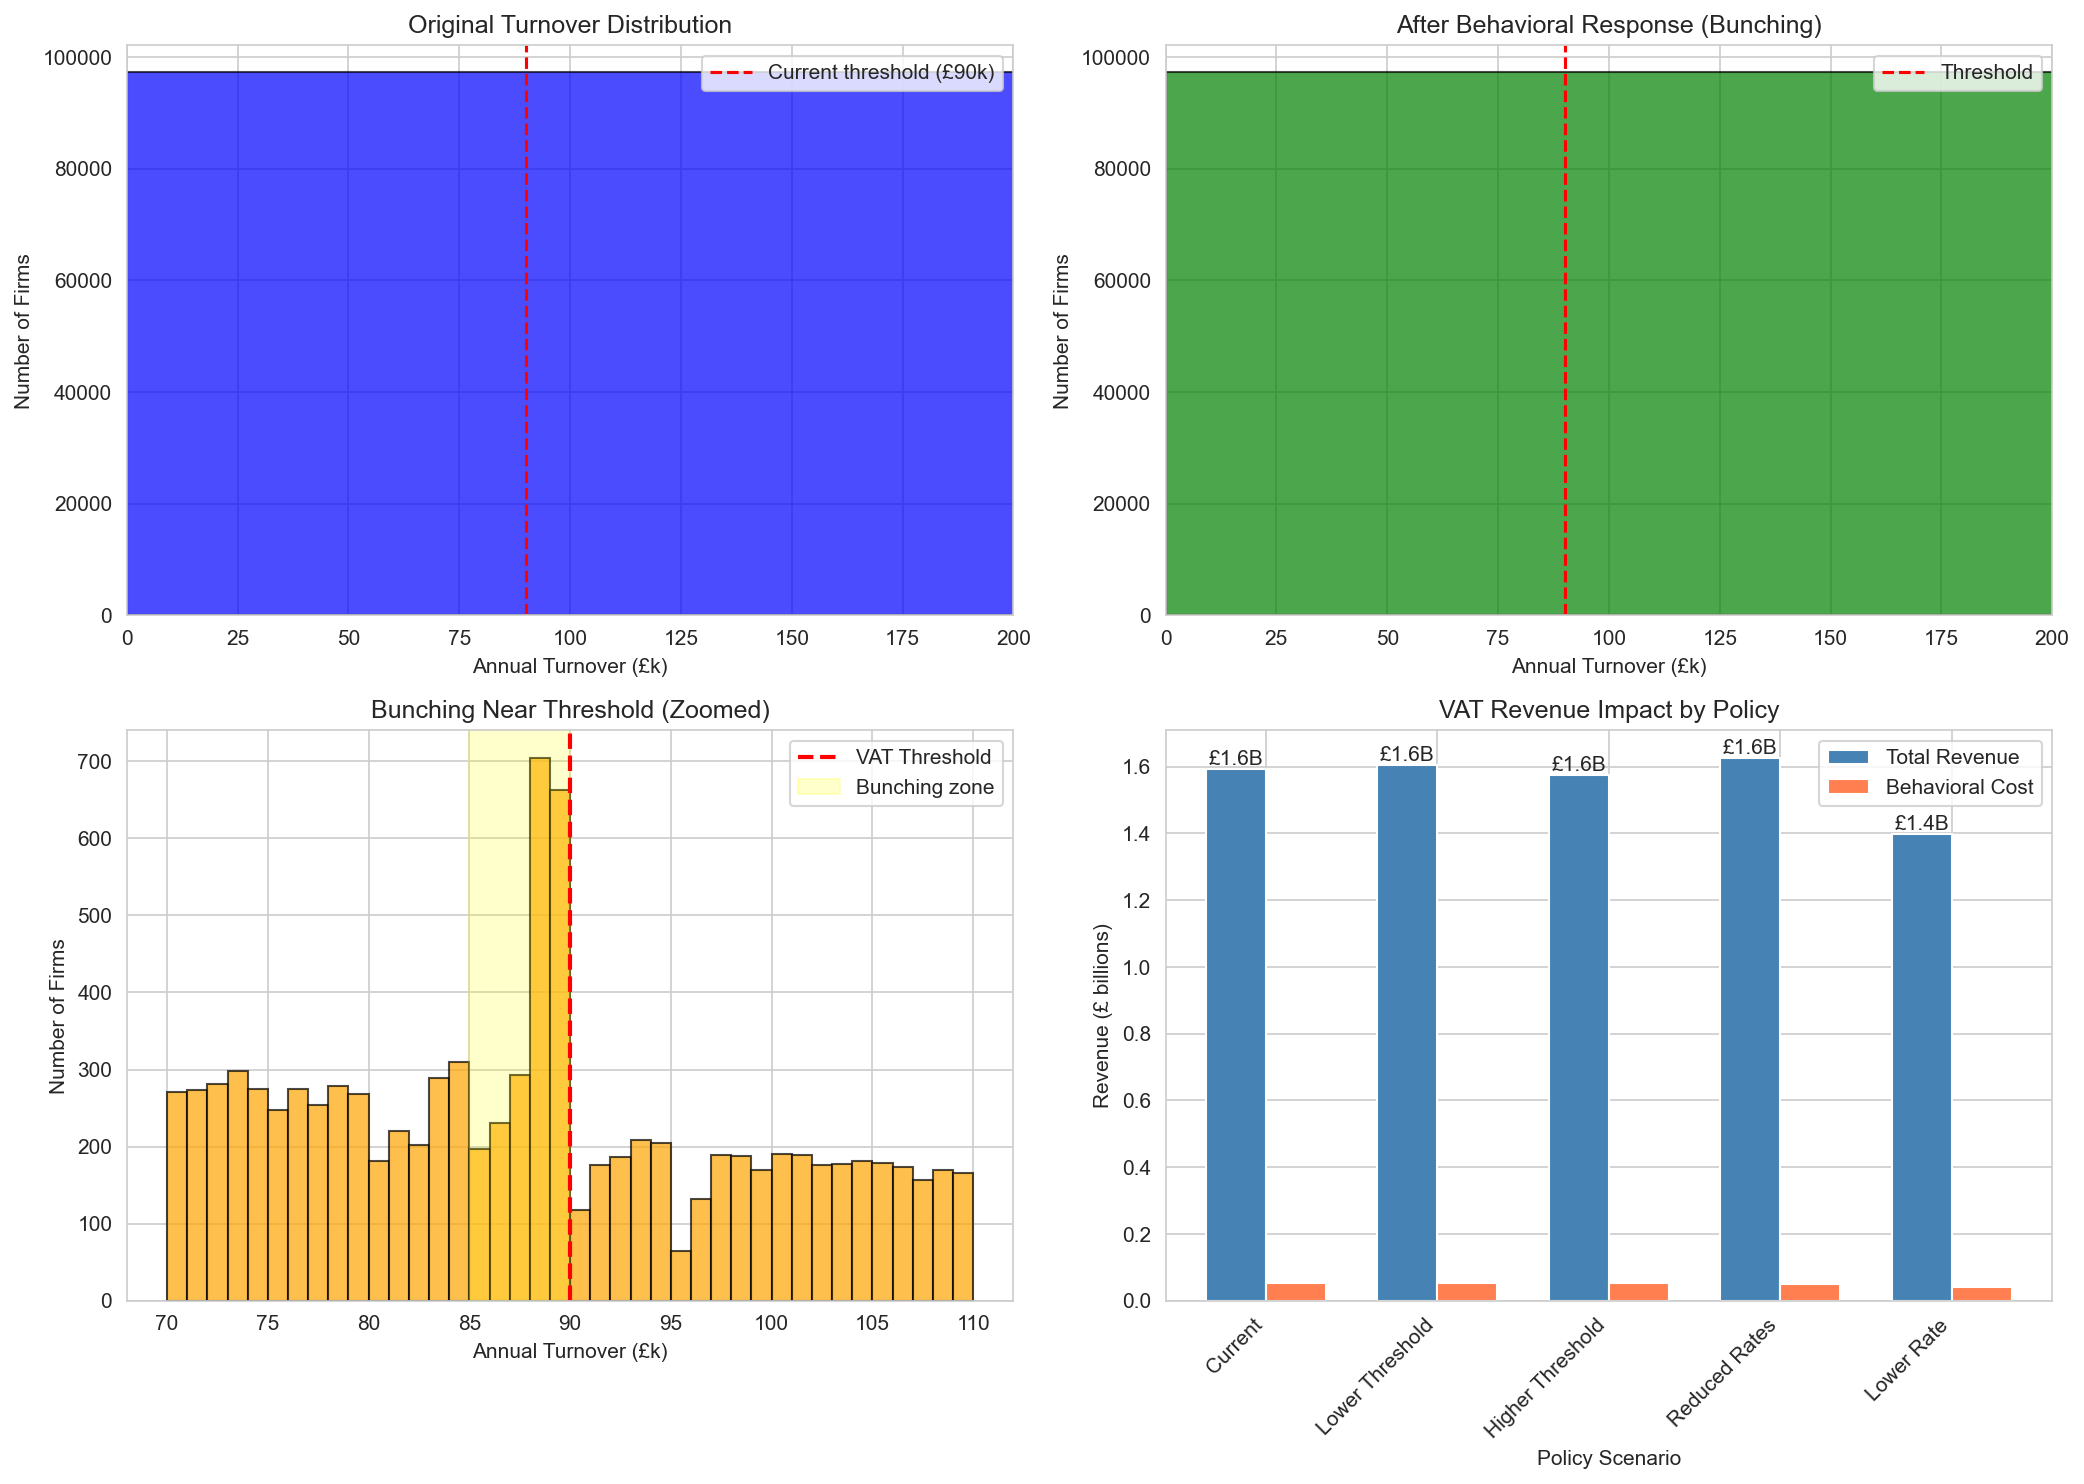

Write Python code to recreate this figure.
#!/usr/bin/env python3
"""
VAT Threshold Analysis with Synthetic UK Firms

Demonstrates the effects of VAT threshold changes using elasticities from the literature:
- Liu et al. (2019): Turnover elasticity 0.09-0.18
- IMF (2024): 1pp growth slowdown near threshold
- Bunching behavior: 15-20% of firms near threshold
"""

import pandas as pd
import numpy as np
import matplotlib.pyplot as plt
import seaborn as sns
from pathlib import Path
import sys

# Add src to path
sys.path.insert(0, str(Path(__file__).parent.parent))
from src.vat_simulation import VATSimulator, VATPolicy

# Set style
sns.set_style("whitegrid")
plt.rcParams['figure.figsize'] = (12, 8)


def load_synthetic_firms():
    """Load synthetic firm data."""
    data_path = Path(__file__).parent / 'synthetic_firms_quick.csv'
    if not data_path.exists():
        print("Generating synthetic data...")
        from generate_synthetic_quick import generate_quick_synthetic_firms
        return generate_quick_synthetic_firms()
    return pd.read_csv(data_path)


def plot_turnover_distribution(firms, policies_results, save_path=None):
    """Plot turnover distribution showing bunching effects."""
    fig, axes = plt.subplots(2, 2, figsize=(14, 10))
    
    # Original distribution
    ax = axes[0, 0]
    ax.hist(firms['annual_turnover'] / 1000, bins=100, alpha=0.7, color='blue', edgecolor='black')
    ax.axvline(90, color='red', linestyle='--', label='Current threshold (£90k)')
    ax.set_xlabel('Annual Turnover (£k)')
    ax.set_ylabel('Number of Firms')
    ax.set_title('Original Turnover Distribution')
    ax.set_xlim(0, 200)
    ax.legend()
    
    # Distribution after behavioral response
    ax = axes[0, 1]
    adjusted_firms = policies_results['Current']['adjusted_firms']
    ax.hist(adjusted_firms['annual_turnover'] / 1000, bins=100, alpha=0.7, color='green', edgecolor='black')
    ax.axvline(90, color='red', linestyle='--', label='Threshold')
    ax.set_xlabel('Annual Turnover (£k)')
    ax.set_ylabel('Number of Firms')
    ax.set_title('After Behavioral Response (Bunching)')
    ax.set_xlim(0, 200)
    ax.legend()
    
    # Zoom in on threshold region
    ax = axes[1, 0]
    threshold_region = adjusted_firms[
        (adjusted_firms['annual_turnover'] >= 70000) & 
        (adjusted_firms['annual_turnover'] <= 110000)
    ]
    ax.hist(threshold_region['annual_turnover'] / 1000, bins=40, alpha=0.7, color='orange', edgecolor='black')
    ax.axvline(90, color='red', linestyle='--', linewidth=2, label='VAT Threshold')
    ax.axvspan(85, 90, alpha=0.2, color='yellow', label='Bunching zone')
    ax.set_xlabel('Annual Turnover (£k)')
    ax.set_ylabel('Number of Firms')
    ax.set_title('Bunching Near Threshold (Zoomed)')
    ax.legend()
    
    # Revenue comparison
    ax = axes[1, 1]
    policies = list(policies_results.keys())
    revenues = [policies_results[p]['vat_revenue'] / 1e9 for p in policies]
    behavioral_costs = [-policies_results[p]['behavioral_adjustment'] / 1e9 for p in policies]
    
    x = np.arange(len(policies))
    width = 0.35
    
    bars1 = ax.bar(x - width/2, revenues, width, label='Total Revenue', color='steelblue')
    bars2 = ax.bar(x + width/2, behavioral_costs, width, label='Behavioral Cost', color='coral')
    
    ax.set_xlabel('Policy Scenario')
    ax.set_ylabel('Revenue (£ billions)')
    ax.set_title('VAT Revenue Impact by Policy')
    ax.set_xticks(x)
    ax.set_xticklabels(policies, rotation=45, ha='right')
    ax.legend()
    
    # Add value labels on bars
    for bar in bars1:
        height = bar.get_height()
        ax.text(bar.get_x() + bar.get_width()/2., height,
                f'£{height:.1f}B', ha='center', va='bottom')
    
    plt.tight_layout()
    
    if save_path:
        plt.savefig(save_path, dpi=150, bbox_inches='tight')
    plt.show()


def create_policy_comparison_table(policies_results):
    """Create a comparison table of different VAT policies."""
    rows = []
    for name, result in policies_results.items():
        policy = result['policy']
        rows.append({
            'Policy': name,
            'Threshold': f"£{policy.threshold:,.0f}",
            'Standard Rate': f"{policy.standard_rate:.1%}",
            'Revenue (£B)': f"{result['vat_revenue'] / 1e9:.2f}",
            'Registered Firms': f"{result['num_registered']:,}",
            'Bunching Firms': f"{result['firms_bunching']:,}",
            'Behavioral Cost (£M)': f"{-result['behavioral_adjustment'] / 1e6:.1f}",
            'Effective Revenue Loss': f"{-result['behavioral_adjustment'] / result['baseline_revenue']:.1%}"
        })
    
    df = pd.DataFrame(rows)
    return df


def run_sensitivity_analysis(firms):
    """Run sensitivity analysis on elasticity parameters."""
    elasticities = [0.09, 0.12, 0.14, 0.16, 0.18]  # Range from Liu et al.
    bunching_rates = [0.10, 0.15, 0.20, 0.25]  # Range of bunching behaviors
    
    results = []
    
    for elasticity in elasticities:
        for bunching in bunching_rates:
            sim = VATSimulator(firms, 
                             elasticity_turnover=elasticity,
                             bunching_rate=bunching)
            policy = VATPolicy(threshold=90000)
            result = sim.simulate(policy)
            
            results.append({
                'Elasticity': elasticity,
                'Bunching Rate': bunching,
                'Revenue (£B)': result['vat_revenue'] / 1e9,
                'Behavioral Cost (£M)': -result['behavioral_adjustment'] / 1e6,
                'Firms Bunching': result['firms_bunching']
            })
    
    sensitivity_df = pd.DataFrame(results)
    
    # Create heatmap
    fig, axes = plt.subplots(1, 2, figsize=(14, 6))
    
    # Revenue heatmap
    pivot_revenue = sensitivity_df.pivot(index='Bunching Rate', 
                                         columns='Elasticity', 
                                         values='Revenue (£B)')
    sns.heatmap(pivot_revenue, annot=True, fmt='.2f', cmap='YlOrRd', ax=axes[0])
    axes[0].set_title('VAT Revenue Sensitivity (£ Billions)')
    
    # Behavioral cost heatmap
    pivot_cost = sensitivity_df.pivot(index='Bunching Rate', 
                                      columns='Elasticity', 
                                      values='Behavioral Cost (£M)')
    sns.heatmap(pivot_cost, annot=True, fmt='.1f', cmap='RdYlBu_r', ax=axes[1])
    axes[1].set_title('Behavioral Cost Sensitivity (£ Millions)')
    
    plt.tight_layout()
    plt.savefig('vat_sensitivity_analysis.png', dpi=150, bbox_inches='tight')
    plt.show()
    
    return sensitivity_df


def main():
    """Run main VAT threshold analysis."""
    print("=" * 60)
    print("VAT THRESHOLD SIMULATION ANALYSIS")
    print("Based on empirical elasticities from UK literature")
    print("=" * 60)
    
    # Load synthetic firms
    print("\n1. Loading synthetic firm data...")
    firms = load_synthetic_firms()
    print(f"   Loaded {len(firms):,} firms")
    print(f"   Firms below £85k: {(firms['annual_turnover'] < 85000).sum():,}")
    print(f"   Firms £85k-£90k: {((firms['annual_turnover'] >= 85000) & (firms['annual_turnover'] < 90000)).sum():,}")
    print(f"   Firms above £90k: {(firms['annual_turnover'] >= 90000).sum():,}")
    
    # Initialize simulator with literature-based parameters
    print("\n2. Initializing VAT simulator...")
    print("   Elasticity: 0.14 (mid-point from Liu et al. 2019)")
    print("   Bunching rate: 15% (observed in UK data)")
    print("   Growth slowdown: 1pp (IMF 2024)")
    sim = VATSimulator(firms)
    
    # Define policy scenarios
    print("\n3. Defining policy scenarios...")
    policies = {
        'Current': VATPolicy(threshold=90000, standard_rate=0.20),
        'Lower Threshold': VATPolicy(threshold=85000, standard_rate=0.20),
        'Higher Threshold': VATPolicy(threshold=100000, standard_rate=0.20),
        'Reduced Rates': VATPolicy(
            threshold=90000,
            standard_rate=0.20,
            reduced_rates={
                (30000, 60000): 0.10,  # 10% for £30k-£60k
                (60000, 90000): 0.15   # 15% for £60k-£90k
            }
        ),
        'Lower Rate': VATPolicy(threshold=90000, standard_rate=0.175),
    }
    
    # Run simulations
    print("\n4. Running simulations...")
    results = {}
    for name, policy in policies.items():
        print(f"   Simulating: {name}...")
        results[name] = sim.simulate(policy)
    
    # Create comparison table
    print("\n5. Policy Comparison Results:")
    print("-" * 60)
    comparison_df = create_policy_comparison_table(results)
    print(comparison_df.to_string(index=False))
    
    # Save results
    comparison_df.to_csv('vat_policy_comparison.csv', index=False)
    print("\n   Results saved to: vat_policy_comparison.csv")
    
    # Create visualizations
    print("\n6. Creating visualizations...")
    plot_turnover_distribution(firms, results, 'vat_threshold_analysis.png')
    print("   Saved: vat_threshold_analysis.png")
    
    # Run sensitivity analysis
    print("\n7. Running sensitivity analysis...")
    sensitivity_df = run_sensitivity_analysis(firms)
    print("   Saved: vat_sensitivity_analysis.png")
    
    # Key insights
    print("\n" + "=" * 60)
    print("KEY INSIGHTS FROM SIMULATION")
    print("=" * 60)
    
    current = results['Current']
    lower = results['Lower Threshold']
    reduced = results['Reduced Rates']
    
    print(f"""
1. BUNCHING EFFECT:
   - {current['firms_bunching']:,} firms bunch just below £90k threshold
   - This represents {current['firms_bunching']/len(firms)*100:.1f}% of all firms
   
2. REVENUE IMPACT OF THRESHOLD CHANGE:
   - Lowering threshold to £85k: +£{(lower['vat_revenue'] - current['vat_revenue'])/1e9:.2f}B revenue
   - But increases distortions: {lower['firms_bunching']:,} firms bunching
   
3. BEHAVIORAL COSTS:
   - Current policy loses £{-current['behavioral_adjustment']/1e6:.1f}M to behavioral responses
   - This is {-current['behavioral_adjustment']/current['baseline_revenue']*100:.1f}% of potential revenue
   
4. MARGINAL RATES OPTION:
   - Reduced rates for small firms changes revenue by £{(reduced['vat_revenue'] - current['vat_revenue'])/1e9:.2f}B
   - Could reduce distortions while maintaining coverage
    """)
    
    print("\nAnalysis complete!")


if __name__ == "__main__":
    main()